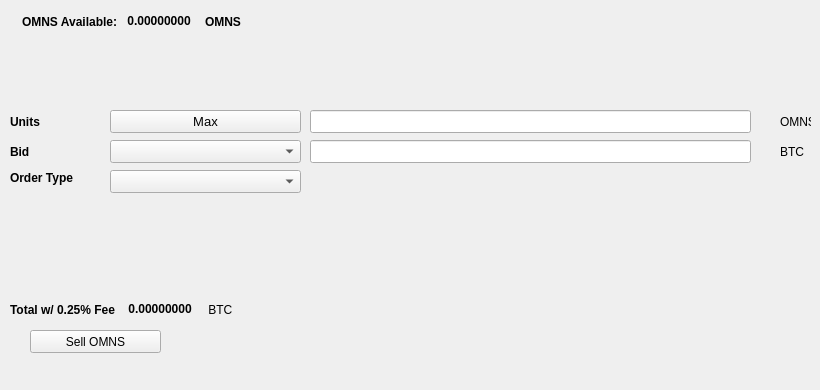
   <widget class="QWidget" name="SellTab">
    <attribute name="title">
     <string>Sell</string>
    </attribute>
    <widget class="QLabel" name="label_16">
     <property name="geometry">
      <rect>
       <x>780</x>
       <y>140</y>
       <width>31</width>
       <height>23</height>
      </rect>
     </property>
     <property name="text">
      <string>BTC</string>
     </property>
    </widget>
    <widget class="QComboBox" name="SellBidcomboBox">
     <property name="geometry">
      <rect>
       <x>110</x>
       <y>140</y>
       <width>191</width>
       <height>23</height>
      </rect>
     </property>
     <property name="font">
      <font>
       <pointsize>10</pointsize>
      </font>
     </property>
    </widget>
    <widget class="QLabel" name="label_18">
     <property name="geometry">
      <rect>
       <x>10</x>
       <y>110</y>
       <width>46</width>
       <height>23</height>
      </rect>
     </property>
     <property name="font">
      <font>
       <weight>75</weight>
       <bold>true</bold>
      </font>
     </property>
     <property name="text">
      <string>Units</string>
     </property>
    </widget>
    <widget class="QPushButton" name="Sell_Max_Amount">
     <property name="geometry">
      <rect>
       <x>110</x>
       <y>110</y>
       <width>191</width>
       <height>23</height>
      </rect>
     </property>
     <property name="font">
      <font>
       <pointsize>10</pointsize>
      </font>
     </property>
     <property name="text">
      <string>Max</string>
     </property>
    </widget>
    <widget class="QLabel" name="label_20">
     <property name="geometry">
      <rect>
       <x>10</x>
       <y>170</y>
       <width>91</width>
       <height>16</height>
      </rect>
     </property>
     <property name="font">
      <font>
       <weight>75</weight>
       <bold>true</bold>
      </font>
     </property>
     <property name="text">
      <string>Order Type</string>
     </property>
    </widget>
    <widget class="QComboBox" name="SellOrdertypeCombo">
     <property name="geometry">
      <rect>
       <x>110</x>
       <y>170</y>
       <width>191</width>
       <height>23</height>
      </rect>
     </property>
     <property name="font">
      <font>
       <pointsize>10</pointsize>
      </font>
     </property>
    </widget>
    <widget class="QLabel" name="label_21">
     <property name="geometry">
      <rect>
       <x>10</x>
       <y>140</y>
       <width>46</width>
       <height>23</height>
      </rect>
     </property>
     <property name="font">
      <font>
       <weight>75</weight>
       <bold>true</bold>
      </font>
     </property>
     <property name="text">
      <string>Bid</string>
     </property>
    </widget>
    <widget class="QLabel" name="label_22">
     <property name="geometry">
      <rect>
       <x>780</x>
       <y>110</y>
       <width>31</width>
       <height>23</height>
      </rect>
     </property>
     <property name="text">
      <string>OMNS</string>
     </property>
    </widget>
    <widget class="QLineEdit" name="UnitsInputOMNS">
     <property name="geometry">
      <rect>
       <x>310</x>
       <y>110</y>
       <width>441</width>
       <height>23</height>
      </rect>
     </property>
     <property name="font">
      <font>
       <pointsize>9</pointsize>
       <weight>75</weight>
       <bold>true</bold>
      </font>
     </property>
    </widget>
    <widget class="QLineEdit" name="SellBidPriceEdit">
     <property name="geometry">
      <rect>
       <x>310</x>
       <y>140</y>
       <width>441</width>
       <height>23</height>
      </rect>
     </property>
     <property name="font">
      <font>
       <pointsize>9</pointsize>
       <weight>75</weight>
       <bold>true</bold>
      </font>
     </property>
    </widget>
    <widget class="QPushButton" name="SellOMNSBTN">
     <property name="geometry">
      <rect>
       <x>30</x>
       <y>330</y>
       <width>131</width>
       <height>23</height>
      </rect>
     </property>
     <property name="text">
      <string>Sell OMNS</string>
     </property>
     <property name="icon">
      <iconset resource="../omnistorecoin">
       <normaloff>:/icons/bitcoin</normaloff>:/icons/bitcoin</iconset>
     </property>
    </widget>
    <widget class="QWidget" name="layoutWidget3">
     <property name="geometry">
      <rect>
       <x>22</x>
       <y>12</y>
       <width>258</width>
       <height>19</height>
      </rect>
     </property>
     <layout class="QHBoxLayout" name="horizontalLayout">
      <item>
       <widget class="QLabel" name="label232_2">
        <property name="font">
         <font>
          <weight>75</weight>
          <bold>true</bold>
         </font>
        </property>
        <property name="text">
         <string>OMNS Available:</string>
        </property>
       </widget>
      </item>
      <item>
       <widget class="QLabel" name="OMNSAvailableLabel">
        <property name="palette">
         <palette>
          <active>
           <colorrole role="WindowText">
            <brush brushstyle="SolidPattern">
             <color alpha="255">
              <red>0</red>
              <green>0</green>
              <blue>0</blue>
             </color>
            </brush>
           </colorrole>
           <colorrole role="Button">
            <brush brushstyle="SolidPattern">
             <color alpha="255">
              <red>0</red>
              <green>170</green>
              <blue>0</blue>
             </color>
            </brush>
           </colorrole>
           <colorrole role="Light">
            <brush brushstyle="SolidPattern">
             <color alpha="255">
              <red>0</red>
              <green>255</green>
              <blue>0</blue>
             </color>
            </brush>
           </colorrole>
           <colorrole role="Midlight">
            <brush brushstyle="SolidPattern">
             <color alpha="255">
              <red>0</red>
              <green>212</green>
              <blue>0</blue>
             </color>
            </brush>
           </colorrole>
           <colorrole role="Dark">
            <brush brushstyle="SolidPattern">
             <color alpha="255">
              <red>0</red>
              <green>85</green>
              <blue>0</blue>
             </color>
            </brush>
           </colorrole>
           <colorrole role="Mid">
            <brush brushstyle="SolidPattern">
             <color alpha="255">
              <red>0</red>
              <green>113</green>
              <blue>0</blue>
             </color>
            </brush>
           </colorrole>
           <colorrole role="Text">
            <brush brushstyle="SolidPattern">
             <color alpha="255">
              <red>0</red>
              <green>170</green>
              <blue>0</blue>
             </color>
            </brush>
           </colorrole>
           <colorrole role="BrightText">
            <brush brushstyle="SolidPattern">
             <color alpha="255">
              <red>255</red>
              <green>255</green>
              <blue>255</blue>
             </color>
            </brush>
           </colorrole>
           <colorrole role="ButtonText">
            <brush brushstyle="SolidPattern">
             <color alpha="255">
              <red>0</red>
              <green>0</green>
              <blue>0</blue>
             </color>
            </brush>
           </colorrole>
           <colorrole role="Base">
            <brush brushstyle="SolidPattern">
             <color alpha="255">
              <red>255</red>
              <green>255</green>
              <blue>255</blue>
             </color>
            </brush>
           </colorrole>
           <colorrole role="Window">
            <brush brushstyle="SolidPattern">
             <color alpha="255">
              <red>0</red>
              <green>170</green>
              <blue>0</blue>
             </color>
            </brush>
           </colorrole>
           <colorrole role="Shadow">
            <brush brushstyle="SolidPattern">
             <color alpha="255">
              <red>0</red>
              <green>0</green>
              <blue>0</blue>
             </color>
            </brush>
           </colorrole>
           <colorrole role="AlternateBase">
            <brush brushstyle="SolidPattern">
             <color alpha="255">
              <red>127</red>
              <green>212</green>
              <blue>127</blue>
             </color>
            </brush>
           </colorrole>
           <colorrole role="ToolTipBase">
            <brush brushstyle="SolidPattern">
             <color alpha="255">
              <red>255</red>
              <green>255</green>
              <blue>220</blue>
             </color>
            </brush>
           </colorrole>
           <colorrole role="ToolTipText">
            <brush brushstyle="SolidPattern">
             <color alpha="255">
              <red>0</red>
              <green>0</green>
              <blue>0</blue>
             </color>
            </brush>
           </colorrole>
          </active>
          <inactive>
           <colorrole role="WindowText">
            <brush brushstyle="SolidPattern">
             <color alpha="255">
              <red>0</red>
              <green>0</green>
              <blue>0</blue>
             </color>
            </brush>
           </colorrole>
           <colorrole role="Button">
            <brush brushstyle="SolidPattern">
             <color alpha="255">
              <red>0</red>
              <green>170</green>
              <blue>0</blue>
             </color>
            </brush>
           </colorrole>
           <colorrole role="Light">
            <brush brushstyle="SolidPattern">
             <color alpha="255">
              <red>0</red>
              <green>255</green>
              <blue>0</blue>
             </color>
            </brush>
           </colorrole>
           <colorrole role="Midlight">
            <brush brushstyle="SolidPattern">
             <color alpha="255">
              <red>0</red>
              <green>212</green>
              <blue>0</blue>
             </color>
            </brush>
           </colorrole>
           <colorrole role="Dark">
            <brush brushstyle="SolidPattern">
             <color alpha="255">
              <red>0</red>
              <green>85</green>
              <blue>0</blue>
             </color>
            </brush>
           </colorrole>
           <colorrole role="Mid">
            <brush brushstyle="SolidPattern">
             <color alpha="255">
              <red>0</red>
              <green>113</green>
              <blue>0</blue>
             </color>
            </brush>
           </colorrole>
           <colorrole role="Text">
            <brush brushstyle="SolidPattern">
             <color alpha="255">
              <red>0</red>
              <green>170</green>
              <blue>0</blue>
             </color>
            </brush>
           </colorrole>
           <colorrole role="BrightText">
            <brush brushstyle="SolidPattern">
             <color alpha="255">
              <red>255</red>
              <green>255</green>
              <blue>255</blue>
             </color>
            </brush>
           </colorrole>
           <colorrole role="ButtonText">
            <brush brushstyle="SolidPattern">
             <color alpha="255">
              <red>0</red>
              <green>0</green>
              <blue>0</blue>
             </color>
            </brush>
           </colorrole>
           <colorrole role="Base">
            <brush brushstyle="SolidPattern">
             <color alpha="255">
              <red>255</red>
              <green>255</green>
              <blue>255</blue>
             </color>
            </brush>
           </colorrole>
           <colorrole role="Window">
            <brush brushstyle="SolidPattern">
             <color alpha="255">
              <red>0</red>
              <green>170</green>
              <blue>0</blue>
             </color>
            </brush>
           </colorrole>
           <colorrole role="Shadow">
            <brush brushstyle="SolidPattern">
             <color alpha="255">
              <red>0</red>
              <green>0</green>
              <blue>0</blue>
             </color>
            </brush>
           </colorrole>
           <colorrole role="AlternateBase">
            <brush brushstyle="SolidPattern">
             <color alpha="255">
              <red>127</red>
              <green>212</green>
              <blue>127</blue>
             </color>
            </brush>
           </colorrole>
           <colorrole role="ToolTipBase">
            <brush brushstyle="SolidPattern">
             <color alpha="255">
              <red>255</red>
              <green>255</green>
              <blue>220</blue>
             </color>
            </brush>
           </colorrole>
           <colorrole role="ToolTipText">
            <brush brushstyle="SolidPattern">
             <color alpha="255">
              <red>0</red>
              <green>0</green>
              <blue>0</blue>
             </color>
            </brush>
           </colorrole>
          </inactive>
          <disabled>
           <colorrole role="WindowText">
            <brush brushstyle="SolidPattern">
             <color alpha="255">
              <red>0</red>
              <green>85</green>
              <blue>0</blue>
             </color>
            </brush>
           </colorrole>
           <colorrole role="Button">
            <brush brushstyle="SolidPattern">
             <color alpha="255">
              <red>0</red>
              <green>170</green>
              <blue>0</blue>
             </color>
            </brush>
           </colorrole>
           <colorrole role="Light">
            <brush brushstyle="SolidPattern">
             <color alpha="255">
              <red>0</red>
              <green>255</green>
              <blue>0</blue>
             </color>
            </brush>
           </colorrole>
           <colorrole role="Midlight">
            <brush brushstyle="SolidPattern">
             <color alpha="255">
              <red>0</red>
              <green>212</green>
              <blue>0</blue>
             </color>
            </brush>
           </colorrole>
           <colorrole role="Dark">
            <brush brushstyle="SolidPattern">
             <color alpha="255">
              <red>0</red>
              <green>85</green>
              <blue>0</blue>
             </color>
            </brush>
           </colorrole>
           <colorrole role="Mid">
            <brush brushstyle="SolidPattern">
             <color alpha="255">
              <red>0</red>
              <green>113</green>
              <blue>0</blue>
             </color>
            </brush>
           </colorrole>
           <colorrole role="Text">
            <brush brushstyle="SolidPattern">
             <color alpha="255">
              <red>0</red>
              <green>85</green>
              <blue>0</blue>
             </color>
            </brush>
           </colorrole>
           <colorrole role="BrightText">
            <brush brushstyle="SolidPattern">
             <color alpha="255">
              <red>255</red>
              <green>255</green>
              <blue>255</blue>
             </color>
            </brush>
           </colorrole>
           <colorrole role="ButtonText">
            <brush brushstyle="SolidPattern">
             <color alpha="255">
              <red>0</red>
              <green>85</green>
              <blue>0</blue>
             </color>
            </brush>
           </colorrole>
           <colorrole role="Base">
            <brush brushstyle="SolidPattern">
             <color alpha="255">
              <red>0</red>
              <green>170</green>
              <blue>0</blue>
             </color>
            </brush>
           </colorrole>
           <colorrole role="Window">
            <brush brushstyle="SolidPattern">
             <color alpha="255">
              <red>0</red>
              <green>170</green>
              <blue>0</blue>
             </color>
            </brush>
           </colorrole>
           <colorrole role="Shadow">
            <brush brushstyle="SolidPattern">
             <color alpha="255">
              <red>0</red>
              <green>0</green>
              <blue>0</blue>
             </color>
            </brush>
           </colorrole>
           <colorrole role="AlternateBase">
            <brush brushstyle="SolidPattern">
             <color alpha="255">
              <red>0</red>
              <green>170</green>
              <blue>0</blue>
             </color>
            </brush>
           </colorrole>
           <colorrole role="ToolTipBase">
            <brush brushstyle="SolidPattern">
             <color alpha="255">
              <red>255</red>
              <green>255</green>
              <blue>220</blue>
             </color>
            </brush>
           </colorrole>
           <colorrole role="ToolTipText">
            <brush brushstyle="SolidPattern">
             <color alpha="255">
              <red>0</red>
              <green>0</green>
              <blue>0</blue>
             </color>
            </brush>
           </colorrole>
          </disabled>
         </palette>
        </property>
        <property name="font">
         <font>
          <weight>75</weight>
          <bold>true</bold>
         </font>
        </property>
        <property name="text">
         <string> 0.00000000 </string>
        </property>
        <property name="textInteractionFlags">
         <set>Qt::LinksAccessibleByMouse|Qt::TextSelectableByKeyboard|Qt::TextSelectableByMouse</set>
        </property>
       </widget>
      </item>
      <item>
       <widget class="QLabel" name="labelOMNS">
        <property name="font">
         <font>
          <weight>75</weight>
          <bold>true</bold>
         </font>
        </property>
        <property name="text">
         <string>OMNS</string>
        </property>
       </widget>
      </item>
     </layout>
    </widget>
    <widget class="QWidget" name="layoutWidget">
     <property name="geometry">
      <rect>
       <x>10</x>
       <y>300</y>
       <width>268</width>
       <height>19</height>
      </rect>
     </property>
     <layout class="QHBoxLayout" name="horizontalLayout_2">
      <item>
       <widget class="QLabel" name="label_19">
        <property name="font">
         <font>
          <weight>75</weight>
          <bold>true</bold>
         </font>
        </property>
        <property name="text">
         <string>Total w/ 0.25% Fee </string>
        </property>
       </widget>
      </item>
      <item>
       <widget class="QLabel" name="SellCostLabel">
        <property name="palette">
         <palette>
          <active>
           <colorrole role="WindowText">
            <brush brushstyle="SolidPattern">
             <color alpha="255">
              <red>0</red>
              <green>0</green>
              <blue>0</blue>
             </color>
            </brush>
           </colorrole>
           <colorrole role="Button">
            <brush brushstyle="SolidPattern">
             <color alpha="255">
              <red>0</red>
              <green>170</green>
              <blue>0</blue>
             </color>
            </brush>
           </colorrole>
           <colorrole role="Light">
            <brush brushstyle="SolidPattern">
             <color alpha="255">
              <red>0</red>
              <green>255</green>
              <blue>0</blue>
             </color>
            </brush>
           </colorrole>
           <colorrole role="Midlight">
            <brush brushstyle="SolidPattern">
             <color alpha="255">
              <red>0</red>
              <green>212</green>
              <blue>0</blue>
             </color>
            </brush>
           </colorrole>
           <colorrole role="Dark">
            <brush brushstyle="SolidPattern">
             <color alpha="255">
              <red>0</red>
              <green>85</green>
              <blue>0</blue>
             </color>
            </brush>
           </colorrole>
           <colorrole role="Mid">
            <brush brushstyle="SolidPattern">
             <color alpha="255">
              <red>0</red>
              <green>113</green>
              <blue>0</blue>
             </color>
            </brush>
           </colorrole>
           <colorrole role="Text">
            <brush brushstyle="SolidPattern">
             <color alpha="255">
              <red>0</red>
              <green>170</green>
              <blue>0</blue>
             </color>
            </brush>
           </colorrole>
           <colorrole role="BrightText">
            <brush brushstyle="SolidPattern">
             <color alpha="255">
              <red>255</red>
              <green>255</green>
              <blue>255</blue>
             </color>
            </brush>
           </colorrole>
           <colorrole role="ButtonText">
            <brush brushstyle="SolidPattern">
             <color alpha="255">
              <red>0</red>
              <green>0</green>
              <blue>0</blue>
             </color>
            </brush>
           </colorrole>
           <colorrole role="Base">
            <brush brushstyle="SolidPattern">
             <color alpha="255">
              <red>255</red>
              <green>255</green>
              <blue>255</blue>
             </color>
            </brush>
           </colorrole>
           <colorrole role="Window">
            <brush brushstyle="SolidPattern">
             <color alpha="255">
              <red>0</red>
              <green>170</green>
              <blue>0</blue>
             </color>
            </brush>
           </colorrole>
           <colorrole role="Shadow">
            <brush brushstyle="SolidPattern">
             <color alpha="255">
              <red>0</red>
              <green>0</green>
              <blue>0</blue>
             </color>
            </brush>
           </colorrole>
           <colorrole role="AlternateBase">
            <brush brushstyle="SolidPattern">
             <color alpha="255">
              <red>127</red>
              <green>212</green>
              <blue>127</blue>
             </color>
            </brush>
           </colorrole>
           <colorrole role="ToolTipBase">
            <brush brushstyle="SolidPattern">
             <color alpha="255">
              <red>255</red>
              <green>255</green>
              <blue>220</blue>
             </color>
            </brush>
           </colorrole>
           <colorrole role="ToolTipText">
            <brush brushstyle="SolidPattern">
             <color alpha="255">
              <red>0</red>
              <green>0</green>
              <blue>0</blue>
             </color>
            </brush>
           </colorrole>
          </active>
          <inactive>
           <colorrole role="WindowText">
            <brush brushstyle="SolidPattern">
             <color alpha="255">
              <red>0</red>
              <green>0</green>
              <blue>0</blue>
             </color>
            </brush>
           </colorrole>
           <colorrole role="Button">
            <brush brushstyle="SolidPattern">
             <color alpha="255">
              <red>0</red>
              <green>170</green>
              <blue>0</blue>
             </color>
            </brush>
           </colorrole>
           <colorrole role="Light">
            <brush brushstyle="SolidPattern">
             <color alpha="255">
              <red>0</red>
              <green>255</green>
              <blue>0</blue>
             </color>
            </brush>
           </colorrole>
           <colorrole role="Midlight">
            <brush brushstyle="SolidPattern">
             <color alpha="255">
              <red>0</red>
              <green>212</green>
              <blue>0</blue>
             </color>
            </brush>
           </colorrole>
           <colorrole role="Dark">
            <brush brushstyle="SolidPattern">
             <color alpha="255">
              <red>0</red>
              <green>85</green>
              <blue>0</blue>
             </color>
            </brush>
           </colorrole>
           <colorrole role="Mid">
            <brush brushstyle="SolidPattern">
             <color alpha="255">
              <red>0</red>
              <green>113</green>
              <blue>0</blue>
             </color>
            </brush>
           </colorrole>
           <colorrole role="Text">
            <brush brushstyle="SolidPattern">
             <color alpha="255">
              <red>0</red>
              <green>170</green>
              <blue>0</blue>
             </color>
            </brush>
           </colorrole>
           <colorrole role="BrightText">
            <brush brushstyle="SolidPattern">
             <color alpha="255">
              <red>255</red>
              <green>255</green>
              <blue>255</blue>
             </color>
            </brush>
           </colorrole>
           <colorrole role="ButtonText">
            <brush brushstyle="SolidPattern">
             <color alpha="255">
              <red>0</red>
              <green>0</green>
              <blue>0</blue>
             </color>
            </brush>
           </colorrole>
           <colorrole role="Base">
            <brush brushstyle="SolidPattern">
             <color alpha="255">
              <red>255</red>
              <green>255</green>
              <blue>255</blue>
             </color>
            </brush>
           </colorrole>
           <colorrole role="Window">
            <brush brushstyle="SolidPattern">
             <color alpha="255">
              <red>0</red>
              <green>170</green>
              <blue>0</blue>
             </color>
            </brush>
           </colorrole>
           <colorrole role="Shadow">
            <brush brushstyle="SolidPattern">
             <color alpha="255">
              <red>0</red>
              <green>0</green>
              <blue>0</blue>
             </color>
            </brush>
           </colorrole>
           <colorrole role="AlternateBase">
            <brush brushstyle="SolidPattern">
             <color alpha="255">
              <red>127</red>
              <green>212</green>
              <blue>127</blue>
             </color>
            </brush>
           </colorrole>
           <colorrole role="ToolTipBase">
            <brush brushstyle="SolidPattern">
             <color alpha="255">
              <red>255</red>
              <green>255</green>
              <blue>220</blue>
             </color>
            </brush>
           </colorrole>
           <colorrole role="ToolTipText">
            <brush brushstyle="SolidPattern">
             <color alpha="255">
              <red>0</red>
              <green>0</green>
              <blue>0</blue>
             </color>
            </brush>
           </colorrole>
          </inactive>
          <disabled>
           <colorrole role="WindowText">
            <brush brushstyle="SolidPattern">
             <color alpha="255">
              <red>0</red>
              <green>85</green>
              <blue>0</blue>
             </color>
            </brush>
           </colorrole>
           <colorrole role="Button">
            <brush brushstyle="SolidPattern">
             <color alpha="255">
              <red>0</red>
              <green>170</green>
              <blue>0</blue>
             </color>
            </brush>
           </colorrole>
           <colorrole role="Light">
            <brush brushstyle="SolidPattern">
             <color alpha="255">
              <red>0</red>
              <green>255</green>
              <blue>0</blue>
             </color>
            </brush>
           </colorrole>
           <colorrole role="Midlight">
            <brush brushstyle="SolidPattern">
             <color alpha="255">
              <red>0</red>
              <green>212</green>
              <blue>0</blue>
             </color>
            </brush>
           </colorrole>
           <colorrole role="Dark">
            <brush brushstyle="SolidPattern">
             <color alpha="255">
              <red>0</red>
              <green>85</green>
              <blue>0</blue>
             </color>
            </brush>
           </colorrole>
           <colorrole role="Mid">
            <brush brushstyle="SolidPattern">
             <color alpha="255">
              <red>0</red>
              <green>113</green>
              <blue>0</blue>
             </color>
            </brush>
           </colorrole>
           <colorrole role="Text">
            <brush brushstyle="SolidPattern">
             <color alpha="255">
              <red>0</red>
              <green>85</green>
              <blue>0</blue>
             </color>
            </brush>
           </colorrole>
           <colorrole role="BrightText">
            <brush brushstyle="SolidPattern">
             <color alpha="255">
              <red>255</red>
              <green>255</green>
              <blue>255</blue>
             </color>
            </brush>
           </colorrole>
           <colorrole role="ButtonText">
            <brush brushstyle="SolidPattern">
             <color alpha="255">
              <red>0</red>
              <green>85</green>
              <blue>0</blue>
             </color>
            </brush>
           </colorrole>
           <colorrole role="Base">
            <brush brushstyle="SolidPattern">
             <color alpha="255">
              <red>0</red>
              <green>170</green>
              <blue>0</blue>
             </color>
            </brush>
           </colorrole>
           <colorrole role="Window">
            <brush brushstyle="SolidPattern">
             <color alpha="255">
              <red>0</red>
              <green>170</green>
              <blue>0</blue>
             </color>
            </brush>
           </colorrole>
           <colorrole role="Shadow">
            <brush brushstyle="SolidPattern">
             <color alpha="255">
              <red>0</red>
              <green>0</green>
              <blue>0</blue>
             </color>
            </brush>
           </colorrole>
           <colorrole role="AlternateBase">
            <brush brushstyle="SolidPattern">
             <color alpha="255">
              <red>0</red>
              <green>170</green>
              <blue>0</blue>
             </color>
            </brush>
           </colorrole>
           <colorrole role="ToolTipBase">
            <brush brushstyle="SolidPattern">
             <color alpha="255">
              <red>255</red>
              <green>255</green>
              <blue>220</blue>
             </color>
            </brush>
           </colorrole>
           <colorrole role="ToolTipText">
            <brush brushstyle="SolidPattern">
             <color alpha="255">
              <red>0</red>
              <green>0</green>
              <blue>0</blue>
             </color>
            </brush>
           </colorrole>
          </disabled>
         </palette>
        </property>
        <property name="font">
         <font>
          <weight>75</weight>
          <bold>true</bold>
         </font>
        </property>
        <property name="autoFillBackground">
         <bool>false</bool>
        </property>
        <property name="text">
         <string> 0.00000000</string>
        </property>
        <property name="textInteractionFlags">
         <set>Qt::LinksAccessibleByMouse|Qt::TextSelectableByMouse</set>
        </property>
       </widget>
      </item>
      <item>
       <widget class="QLabel" name="label_17">
        <property name="font">
         <font>
          <weight>50</weight>
          <bold>false</bold>
         </font>
        </property>
        <property name="text">
         <string> BTC</string>
        </property>
       </widget>
      </item>
     </layout>
    </widget>
    <widget class="QLabel" name="label_23">
     <property name="geometry">
      <rect>
       <x>460</x>
       <y>300</y>
       <width>281</width>
       <height>81</height>
      </rect>
     </property>
     <property name="text">
      <string/>
     </property>
     <property name="pixmap">
      <pixmap>:/images/bittrex</pixmap>
     </property>
    </widget>
   </widget>
